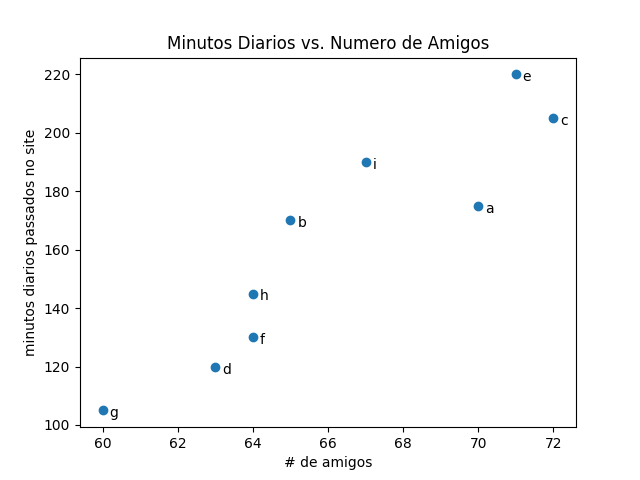

Here is the Python script that generated this plot:
from matplotlib import pyplot as plt

friends = [70, 65, 72, 63, 71, 64, 60, 64, 67]
minutes = [175, 170, 205, 120, 220, 130, 105, 145, 190]
labels = ['a', 'b', 'c', 'd', 'e', 'f', 'g', 'h', 'i']

plt.scatter(friends, minutes)

for label, friend_count, minute_count in zip(labels, friends, minutes):
    plt.annotate(label, 
        xy=(friend_count, minute_count), # coloca o rotulo com sua posicao
        xytext=(5, -5), # mas compensa um pouco
        textcoords='offset points')

plt.title('Minutos Diarios vs. Numero de Amigos')
plt.xlabel('# de amigos')
plt.ylabel('minutos diarios passados no site')
plt.show()
